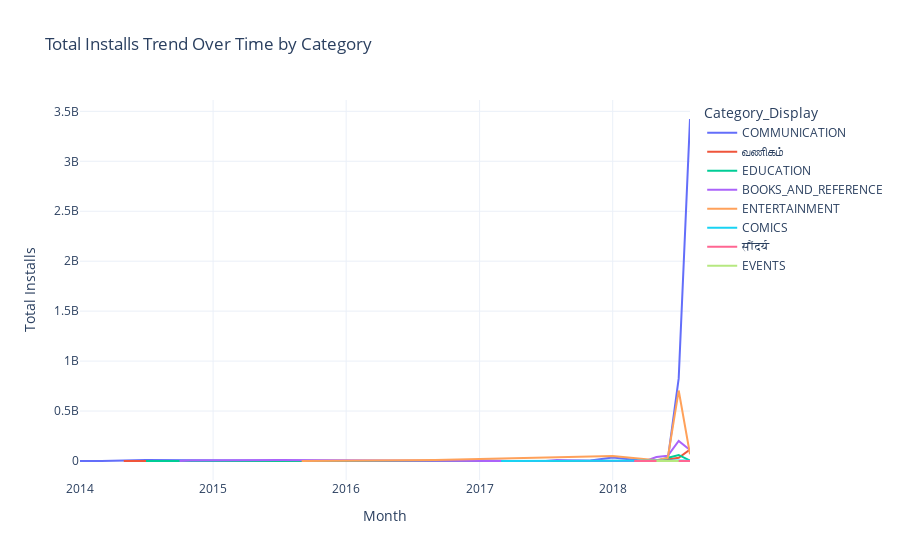

Notebook source saved alongside this figure:
### Code cell
import pandas as pd
import plotly.express as px
from datetime import datetime, time

def show_installs_time_series(df, input_time_ist):

    user_time = datetime.strptime(input_time_ist, "%H:%M").time()
    start_time = time(0, 0)
    end_time = time(23, 0)

    if not (start_time <= user_time <= end_time):
        print("⚠️ Warning: This chart is available only between 6 PM and 9 PM IST.")
        return

    df = df.copy()

    def clean_installs(val):
        try:
            return int(float(str(val).replace(",", "").replace("+", "")))
        except:
            return None

    df["Installs_Clean"] = df["Installs"].apply(clean_installs)
    df["Reviews"] = pd.to_numeric(df["Reviews"], errors="coerce")
    df["Last Updated"] = pd.to_datetime(df["Last Updated"], errors="coerce")

    df = df.dropna(subset=["Installs_Clean", "Last Updated", "Reviews"])

    df = df[
        (df["Reviews"] > 500) &
        (~df["App"].astype(str).str.upper().str.startswith(("X", "Y", "Z"))) &
        (~df["App"].astype(str).str.contains("S", case=False)) &
        (df["Category"].astype(str).str.upper().str.startswith(("E", "C", "B")))
    ]

    if df.empty:
        print("⚠️ Warning: Time condition satisfied, but no data matches the filters.")
        return

    category_translation = {
        "BEAUTY": "सौंदर्य",
        "BUSINESS": "வணிகம்",
        "DATING": "Partnersuche"
    }

    df["Category_Display"] = df["Category"].str.upper().replace(category_translation)
    df["Month"] = df["Last Updated"].dt.to_period("M").dt.to_timestamp()

    grouped = (
        df.groupby(["Month", "Category_Display"])["Installs_Clean"]
        .sum()
        .reset_index()
        .sort_values("Month")
    )

    fig = px.line(
        grouped,
        x="Month",
        y="Installs_Clean",
        color="Category_Display",
        title="Total Installs Trend Over Time by Category"
    )

    fig.update_layout(
        xaxis_title="Month",
        yaxis_title="Total Installs",
        template="plotly_white"
    )

    fig.show()


# ✅ CALL IT OUTSIDE THE FUNCTION
show_installs_time_series(df, "18:00")

### Figure 1 — Plotly figure (JSON) as saved in the notebook; plotly's stock layout.template omitted (floating-point values rounded to 4 significant figures)
{"data": [{"hovertemplate": "Category_Display=COMMUNICATION<br>Month=%{x}<br>Installs_Clean=%{y}<extra></extra>", "legendgroup": "COMMUNICATION", "line": {"color": "#636efa", "dash": "solid"}, "marker": {"symbol": "circle"}, "mode": "lines", "name": "COMMUNICATION", "orientation": "v", "showlegend": true, "type": "scatter", "x": ["2014-01-01T00:00:00.000000000", "2014-03-01T00:00:00.000000000", "2014-07-01T00:00:00.000000000", "2015-03-01T00:00:00.000000000", "2015-08-01T00:00:00.000000000", "2016-06-01T00:00:00.000000000", "2016-07-01T00:00:00.000000000", "2016-09-01T00:00:00.000000000", "2016-11-01T00:00:00.000000000", "2017-04-01T00:00:00.000000000", "2017-09-01T00:00:00.000000000", "2017-11-01T00:00:00.000000000", "2018-01-01T00:00:00.000000000", "2018-03-01T00:00:00.000000000", "2018-04-01T00:00:00.000000000", "2018-05-01T00:00:00.000000000", "2018-06-01T00:00:00.000000000", "2018-07-01T00:00:00.000000000", "2018-08-01T00:00:00.000000000"], "xaxis": "x", "y": [100000.0, 100000.0, 10000000.0, 1000000.0, 2000000.0, 1000000.0, 110000.0, 1000000.0, 11000000.0, 100000.0, 50000.0, 5000000.0, 36000000.0, 10100000.0, 1000000.0, 5000000.0, 11100000.0, 826700000.0, 3424000000.0], "yaxis": "y"}, {"hovertemplate": "Category_Display=வணிகம்<br>Month=%{x}<br>Installs_Clean=%{y}<extra></extra>", "legendgroup": "வணிகம்", "line": {"color": "#EF553B", "dash": "solid"}, "marker": {"symbol": "circle"}, "mode": "lines", "name": "வணிகம்", "orientation": "v", "showlegend": true, "type": "scatter", "x": ["2014-05-01T00:00:00.000000000", "2015-09-01T00:00:00.000000000", "2016-02-01T00:00:00.000000000", "2016-03-01T00:00:00.000000000", "2017-09-01T00:00:00.000000000", "2017-11-01T00:00:00.000000000", "2017-12-01T00:00:00.000000000", "2018-02-01T00:00:00.000000000", "2018-05-01T00:00:00.000000000", "2018-06-01T00:00:00.000000000", "2018-07-01T00:00:00.000000000", "2018-08-01T00:00:00.000000000"], "xaxis": "x", "y": [100000.0, 100000.0, 10000.0, 1000000.0, 1000000.0, 500000.0, 1001000.0, 1000000.0, 100000.0, 15200000.0, 32100000.0, 115200000.0], "yaxis": "y"}, {"hovertemplate": "Category_Display=EDUCATION<br>Month=%{x}<br>Installs_Clean=%{y}<extra></extra>", "legendgroup": "EDUCATION", "line": {"color": "#00cc96", "dash": "solid"}, "marker": {"symbol": "circle"}, "mode": "lines", "name": "EDUCATION", "orientation": "v", "showlegend": true, "type": "scatter", "x": ["2014-07-01T00:00:00.000000000", "2015-01-01T00:00:00.000000000", "2015-06-01T00:00:00.000000000", "2015-08-01T00:00:00.000000000", "2016-09-01T00:00:00.000000000", "2016-12-01T00:00:00.000000000", "2017-08-01T00:00:00.000000000", "2017-10-01T00:00:00.000000000", "2017-12-01T00:00:00.000000000", "2018-05-01T00:00:00.000000000", "2018-07-01T00:00:00.000000000", "2018-08-01T00:00:00.000000000"], "xaxis": "x", "y": [10000.0, 100000.0, 1000000.0, 1000000.0, 1000000.0, 100000.0, 1000000.0, 1000000.0, 3000000.0, 2100000.0, 60600000.0, 3000000.0], "yaxis": "y"}, {"hovertemplate": "Category_Display=BOOKS_AND_REFERENCE<br>Month=%{x}<br>Installs_Clean=%{y}<extra></extra>", "legendgroup": "BOOKS_AND_REFERENCE", "line": {"color": "#ab63fa", "dash": "solid"}, "marker": {"symbol": "circle"}, "mode": "lines", "name": "BOOKS_AND_REFERENCE", "orientation": "v", "showlegend": true, "type": "scatter", "x": ["2014-10-01T00:00:00.000000000", "2014-11-01T00:00:00.000000000", "2015-07-01T00:00:00.000000000", "2016-06-01T00:00:00.000000000", "2016-08-01T00:00:00.000000000", "2017-02-01T00:00:00.000000000", "2017-04-01T00:00:00.000000000", "2017-05-01T00:00:00.000000000", "2017-07-01T00:00:00.000000000", "2017-08-01T00:00:00.000000000", "2017-11-01T00:00:00.000000000", "2018-04-01T00:00:00.000000000", "2018-05-01T00:00:00.000000000", "2018-06-01T00:00:00.000000000", "2018-07-01T00:00:00.000000000", "2018-08-01T00:00:00.000000000"], "xaxis": "x", "y": [500000.0, 5000000.0, 10000000.0, 60000.0, 100000.0, 100000.0, 1000000.0, 100000.0, 100000.0, 10010000.0, 2000000.0, 1050000.0, 40600000.0, 52100000.0, 201600000.0, 110000000.0], "yaxis": "y"}, {"hovertemplate": "Category_Display=ENTERTAINMENT<br>Month=%{x}<br>Installs_Clean=%{y}<extra></extra>", "legendgroup": "ENTERTAINMENT", "line": {"color": "#FFA15A", "dash": "solid"}, "marker": {"symbol": "circle"}, "mode": "lines", "name": "ENTERTAINMENT", "orientation": "v", "showlegend": true, "type": "scatter", "x": ["2015-09-01T00:00:00.000000000", "2016-04-01T00:00:00.000000000", "2016-09-01T00:00:00.000000000", "2018-01-01T00:00:00.000000000", "2018-03-01T00:00:00.000000000", "2018-05-01T00:00:00.000000000", "2018-06-01T00:00:00.000000000", "2018-07-01T00:00:00.000000000", "2018-08-01T00:00:00.000000000"], "xaxis": "x", "y": [1000000.0, 10000000.0, 10000000.0, 50000000.0, 30000000.0, 7000000.0, 31100000.0, 705300000.0, 67200000.0], "yaxis": "y"}, {"hovertemplate": "Category_Display=COMICS<br>Month=%{x}<br>Installs_Clean=%{y}<extra></extra>", "legendgroup": "COMICS", "line": {"color": "#19d3f3", "dash": "solid"}, "marker": {"symbol": "circle"}, "mode": "lines", "name": "COMICS", "orientation": "v", "showlegend": true, "type": "scatter", "x": ["2017-03-01T00:00:00.000000000", "2018-05-01T00:00:00.000000000", "2018-07-01T00:00:00.000000000", "2018-08-01T00:00:00.000000000"], "xaxis": "x", "y": [100000.0, 200000.0, 6000000.0, 5050000.0], "yaxis": "y"}, {"hovertemplate": "Category_Display=सौंदर्य<br>Month=%{x}<br>Installs_Clean=%{y}<extra></extra>", "legendgroup": "सौंदर्य", "line": {"color": "#FF6692", "dash": "solid"}, "marker": {"symbol": "circle"}, "mode": "lines", "name": "सौंदर्य", "orientation": "v", "showlegend": true, "type": "scatter", "x": ["2018-03-01T00:00:00.000000000", "2018-06-01T00:00:00.000000000", "2018-07-01T00:00:00.000000000", "2018-08-01T00:00:00.000000000"], "xaxis": "x", "y": [5000.0, 1000000.0, 1000000.0, 100000.0], "yaxis": "y"}, {"hovertemplate": "Category_Display=EVENTS<br>Month=%{x}<br>Installs_Clean=%{y}<extra></extra>", "legendgroup": "EVENTS", "line": {"color": "#B6E880", "dash": "solid"}, "marker": {"symbol": "circle"}, "mode": "lines", "name": "EVENTS", "orientation": "v", "showlegend": true, "type": "scatter", "x": ["2018-05-01T00:00:00.000000000", "2018-06-01T00:00:00.000000000", "2018-07-01T00:00:00.000000000"], "xaxis": "x", "y": [10000.0, 500000.0, 1100000.0], "yaxis": "y"}], "layout": {"legend": {"title": {"text": "Category_Display"}, "tracegroupgap": 0}, "title": {"text": "Total Installs Trend Over Time by Category"}, "xaxis": {"anchor": "y", "domain": [0, 1], "title": {"text": "Month"}}, "yaxis": {"anchor": "x", "domain": [0, 1], "title": {"text": "Total Installs"}}}}
